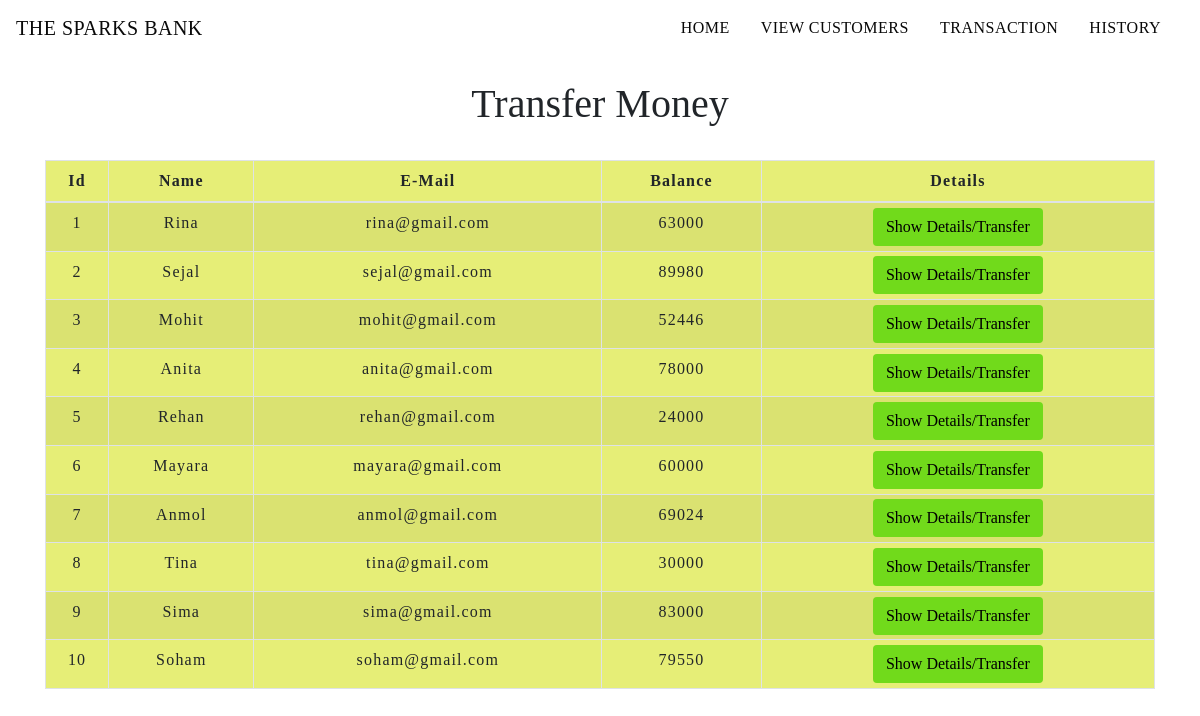
The app's page /transfermoney.php with its own data.
### tables this page shows
CREATE TABLE `users_details` (
  `id` int(5) NOT NULL,
  `name` varchar(100) NOT NULL,
  `email` varchar(150) NOT NULL,
  `balance` int(10) NOT NULL
);

### transfermoney.php (the view, shortened to what this page needs)
<!DOCTYPE html>
<html lang="en">
<head>
    <link rel="stylesheet" href="https://maxcdn.bootstrapcdn.com/bootstrap/4.0.0/css/bootstrap.min.css">
    <link rel="stylesheet" type="text/css" href="css/table.css">
    <link rel="stylesheet" type="text/css" href="css/navbar.css">
</head>
<body>
<?php
    include 'config.php';
    $sql = "SELECT * FROM users_details";
    $result = mysqli_query($conn,$sql);
?>
<?php
  include 'navbar.php';
?>
<div class="container">
        <h2 class="text-center pt-4">Transfer Money</h2>
        <br>
            <div class="row">
                <div class="col">
                    <div class="table-responsive-sm">
                    <table class="table table-hover table-sm table-striped table-condensed table-bordered">
                        <thead>
                            <tr>
                            <th scope="col" class="text-center py-2">Id</th>
                            <th scope="col" class="text-center py-2">Name</th>
                            <th scope="col" class="text-center py-2">E-Mail</th>
                            <th scope="col" class="text-center py-2">Balance</th>
                            <th scope="col" class="text-center py-2">Details</th>
                            </tr>
                        </thead>
                        <tbody>
                <?php
                    while($rows=mysqli_fetch_assoc($result)){
                ?>
                    <tr>
                        <td class="py-2"><?php echo $rows['id'] ?></td>
                        <td class="py-2"><?php echo $rows['name']?></td>
                        <td class="py-2"><?php echo $rows['email']?></td>
                        <td class="py-2"><?php echo $rows['balance']?></td>
                        <td><a href="selecteduserdetail.php?id= <?php echo $rows['id'] ;?>"> <button type="button" class="btn">Show Details/Transfer</button></a></td>
                    </tr>
                <?php
                    }
                ?>
                        </tbody>
                    </table>
                    </div>
                </div>
            </div>
         </div>
</body>
</html>

### css/table.css (style rules this page uses)
* { padding: 0; margin: 0; box-sizing: border-box; font-family: s; }
h2 { font-size: 40px; }
table { letter-spacing: 1.2px; }
.table-striped { background-color: rgb(230, 238, 119); }
td { text-align: center; }
button { border:none; background: #71da1b; transition: 1s; }

### transfermoney.php (style rules this page uses)
button { transition: 1.5s; }

### records on screen
users_details: id "1", name "Rina", email "rina@gmail.com", balance "63000"
users_details: id "2", name "Sejal", email "sejal@gmail.com", balance "89980"
users_details: id "3", name "Mohit", email "mohit@gmail.com", balance "52446"
users_details: id "4", name "Anita", email "anita@gmail.com", balance "78000"
users_details: id "5", name "Rehan", email "rehan@gmail.com", balance "24000"
users_details: id "6", name "Mayara", email "mayara@gmail.com", balance "60000"
users_details: id "7", name "Anmol", email "anmol@gmail.com", balance "69024"
users_details: id "8", name "Tina", email "tina@gmail.com", balance "30000"
users_details: id "9", name "Sima", email "sima@gmail.com", balance "83000"
users_details: id "10", name "Soham", email "soham@gmail.com", balance "79550"
